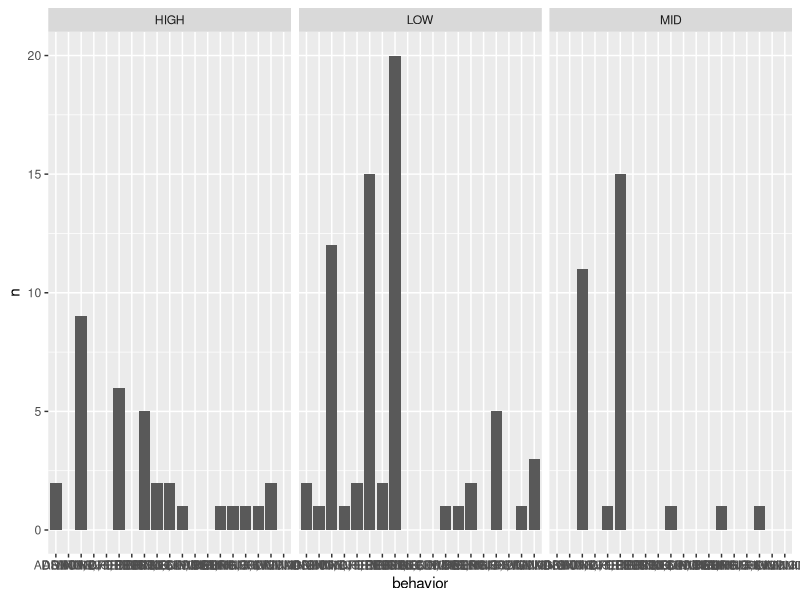
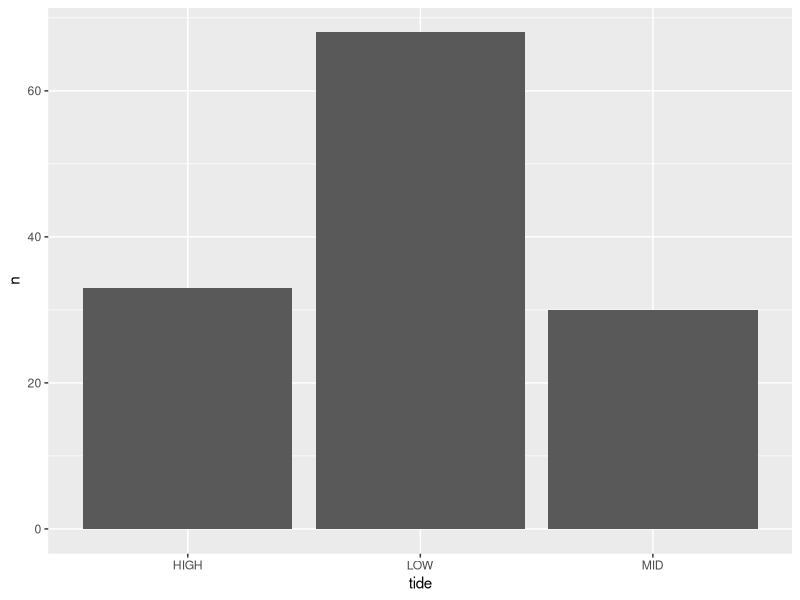

Recreate these plots in R, in order.
## ---- chunk 1
library(tidyverse)
library(lubridate)
## ---- chunk 2
all_bird_untidy <- read_csv("loons_2023.csv")
loons_2023 <- read_csv("loons_2023.csv")
## ---- chunk 3
#assigning exposure level to locations
loons_2023 <- loons_2023 %>% 
  mutate(shelter_gradient = case_when(location == "BAR HARBOR PIER" ~ "exposed",
                                      location == "SEAL HARBOR BEACH" ~ "moderate",
                                      location == "BRACY HARBOR" ~ "moderate",
                                      location == "NORTHEAST HARBOR" ~ "moderately_sheltered",
                                      location == "SOMES SOUND" ~ "sheltered",
                                      location == "SOUTHWEST HARBOR" ~ "moderately_sheltered",
                                      location == "SEAWALL" ~ "exposed",
                                      location == "SEAL COVE" ~ "moderately_exposed",
                                      location == "SAND BEACH" ~ "moderately_exposed"))
 
#releveling the exposure levels from most exposed to least exposed 
shelter_factor <- fct_relevel(loons_2023$shelter_gradient, c(
                "exposed", 
                "moderately_exposed",
                "moderate",
                "moderately_sheltered",
                "sheltered"))

#saving a dataset to include only loons and the shelter factor
loons_2023 <- loons_2023 %>% 
  mutate(shelter_factor = shelter_factor) %>% 
  filter(species == "COMMON LOON")

#counting how many different exposure observations we have
loons_2023 %>% 
  count(shelter_factor)
## ---- chunk 4
loons_2023 <- loons_2023 %>% 
  mutate(meters_offshore = as.numeric(meters_offshore)) %>% 
  mutate(latitude = as.numeric(latitude)) %>% 
  mutate(longitude = as.numeric(longitude)) %>% 
  mutate(barometer = as.numeric(barometer)) %>% 
  mutate(date = as_date(date, format = "%m/%d/%Y")) %>% 
  mutate(time = hms::as_hms(time)) %>% 
  select(-year, -day, -month)

glimpse(loons_2023)
## ---- chunk 5
#determining how many locations we have
unique(loons_2023$location)

#renaming to fit tidy format? we'll see if we have to do this...
#...
## ---- chunk 6
unique(loons_2023$behavior)
## ---- chunk 7
loons_2023 %>% 
  mutate(tide_value = case_when(tide == "LOW" ~ 1,
                                tide == "MID" ~ 2,
                                tide == "HIGH" ~ 3)) %>% 
  count(behavior, tide)%>% 
  ggplot(aes(x = behavior, y = n)) +
  geom_col() +
  facet_wrap(~ tide)
loons_2023 %>% 
  count(tide) %>% 
  ggplot(aes(x = tide, y = n)) +
      geom_col()
